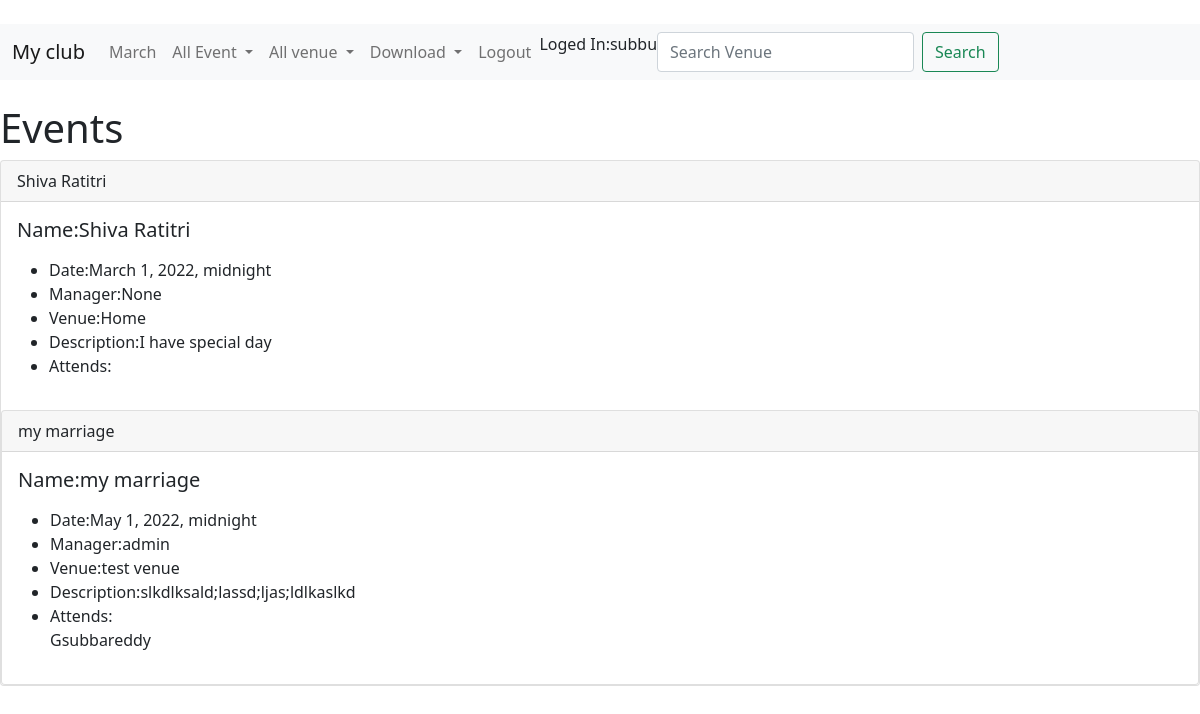
Page /myclub/event (signed in) on the committed database.
### myclub/models.py (models this page shows)
class Event(models.Model):
    name = models.CharField(max_length=200)
    event_date = models.DateTimeField()
    venue = models.ForeignKey(
        Venue, blank=True, null=True, on_delete=models.CASCADE)
    manager = models.ForeignKey(
        User, blank=True, null=True, on_delete=models.SET_NULL)
    description = models.TextField(blank=True)
    attends = models.ManyToManyField(MyClubUser, blank=True)
    def __str__(self):
        return self.name

class Venue(models.Model):
    name = models.CharField('Venue name', max_length=100)
    address = models.CharField(max_length=100)
    zip_code = models.CharField('Zip code', max_length=10)
    phone = models.CharField('conatact number', max_length=14)
    web = models.URLField('website address')
    email_address = models.EmailField('Email address')
    owner = models.IntegerField('Venue Owner', blank=False, default=1)
    def __str__(self):
        return self.name

class MyClubUser(models.Model):
    first_name = models.CharField(max_length=25)
    last_name = models.CharField(max_length=25)
    email = models.EmailField('User Email')
    def __str__(self):
        return self.first_name

### myclub/views.py (the view)
# urls.py: path('event', views.Event_list, name='event_list'),
def Event_list(request):
    all_list = Event.objects.all().order_by('name')
    return render(request, 'myclub/event_list.html', {'all_list': all_list})

### templates/myclub/event_list.html (shortened to what this page needs)
{% extends 'myclub/basic.html' %}
{% block content %}
  <h1> Events</h1>
{% for event in all_list %}
<div class="card">
  <div class="card-header">
    {{event}}
  </div>
  <div class="card-body">
    <h5 class="card-title">Name:{{event.name}}</h5>
    <p class="card-text">
      <ul>
        <li>Date:{{event.event_date}}</li>
        <li>Manager:{{event.manager}}</li>
        <li>Venue:{{event.venue}}</li>
        <li>Description:{{event.description}}</li>
        <li>Attends:</br>
          {% for user in event.attends.all %}</li>
          {{user}}</br>
          {%endfor%}
        </li>
      </ul>
    </p>
    </div>
  {%endfor%}
{%endblock%}

### templates/myclub/navbar.html (shortened to what this page needs)
<nav class="navbar navbar-expand-lg navbar-light bg-light">
  <div class="container-fluid">
    <a class="navbar-brand" href="{%url 'home'%}">My club</a>
    <div class="collapse navbar-collapse" id="navbarSupportedContent">
      <ul class="navbar-nav me-auto mb-2 mb-lg-0">
        <li class="nav-item">
          <a class="nav-link" href="{%url 'home' '2021' 'MARCH' %}">March</a>
        </li>
        <li class="nav-item dropdown">
          <a class="nav-link dropdown-toggle" href="#" id="navbarDropdown" role="button" data-bs-toggle="dropdown"
            aria-expanded="false">
            All Event
          </a>
        </li>
        <li class="nav-item dropdown">
          <a class="nav-link dropdown-toggle" href="#" id="navbarDropdown" role="button" data-bs-toggle="dropdown"
            aria-expanded="false">
            All venue
          </a>
        </li>
        <li class="nav-item dropdown">
          <a class="nav-link dropdown-toggle" href="#" id="navbarDropdown" role="button" data-bs-toggle="dropdown"
            aria-expanded="false">
            Download
          </a>
        </li>
        {% if user.is_authenticated %}
        <li class="nav-item">
          <a class="nav-link" href="{%url 'logout' %}">Logout</a>
          </li>
          Loged In:{{user.username}}
        {% endif %}
      <form class="d-flex" method="POST"  action="{% url 'search-venue' %}">
        <input class="form-control me-2" type="search" placeholder="Search Venue" aria-label="Search" name="searchvenue">
        <button class="btn btn-outline-success" type="submit">Search</button>
      </form>
    </div>
  </div>
</nav>

### rows in the picture
Event: name "Shiva Ratitri", event_date "March 1, 2022, midnight", manager "None", venue "Home", description "I have special day"
Event: name "my marriage", event_date "May 1, 2022, midnight", manager "admin", venue "test venue", description "slkdlksald;lassd;ljas;ldlkaslkd"
MyClubUser: first_name "Gsubbareddy"

### other values in the picture
{{ user.username }} "subbu"
